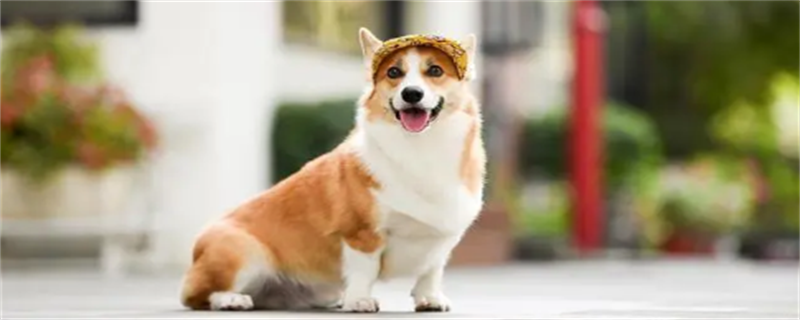
#> input picture app/Icon/dog.png, 800 x 320 px, found by its file name
$ python imagemerge.py
#> lines starting #> are read from the running program, lines starting #| are printed output that depends on the picture
from PIL import Image, ImageDraw

def add_trigger(image_path, output_path, trigger_size=(30, 30), position='bottom-right', color=(255, 0, 0)):
    """
    在图像上添加一个矩形作为后门触发器。

    :param image_path: 输入图片的路径
    :param output_path: 输出图片的保存路径
    :param trigger_size: 触发器的大小（宽, 高）
    :param position: 触发器放置的位置 ('top-left', 'top-right', 'bottom-left', 'bottom-right')
    :param color: 触发器的颜色，默认为红色 (R, G, B)
    """
#> called with image_path = 'D:\\上课材料\\高级软件工程\\code\\app\\Icon\\dog.png', trigger_size = (80, 80), position = 'bottom-right', color = (255, 0, 0)
    # 打开图片
    img = Image.open(image_path)
#> img is the input picture: PIL image 800x320 RGBA; mean R, G, B, A 166.2, 154.3, 128.9, 254.6
    draw = ImageDraw.Draw(img)

    # 获取图片的尺寸
    width, height = img.size
#> width = 800; height = 320
    trigger_width, trigger_height = trigger_size

    # 根据指定位置计算触发器的左上角坐标
    if position == 'bottom-right':
        x = width /2 -50
#> x = 350
        y = height /2 - 100
#> y = 60
    elif position == 'bottom-left':
        x = 5
        y = height - trigger_height - 5
    elif position == 'top-right':
        x = width - trigger_width - 5
        y = 5
    elif position == 'top-left':
        x = 5
        y = 5
    else:
        raise ValueError("Position must be one of 'top-left', 'top-right', 'bottom-left', 'bottom-right'")

    # 画矩形触发器
    draw.rectangle([x, y, x + trigger_width, y + trigger_height], fill=color)

    # 保存带有触发器的图片
    img.save(output_path)
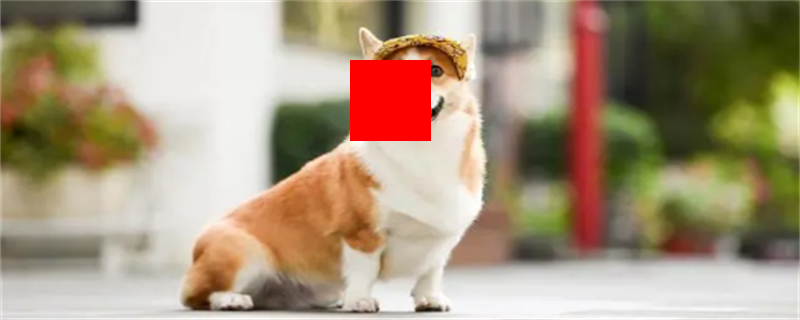
#> saved as image_with_trigger.png: PIL image 800x320 RGBA; mean R, G, B, A 167.9, 150.1, 125.1, 254.6; transparent parts drawn white
    print(f"图片保存到: {output_path}")

# 示例用法
image_path = r'D:\上课材料\高级软件工程\code\app\Icon\dog.png'  # 输入图片路径
output_path = r'D:\上课材料\高级软件工程\code\app\Icon\image_with_trigger.png'  # 输出图片路径

add_trigger(image_path, output_path, trigger_size=(80, 80), position='bottom-right', color=(255, 0, 0))
